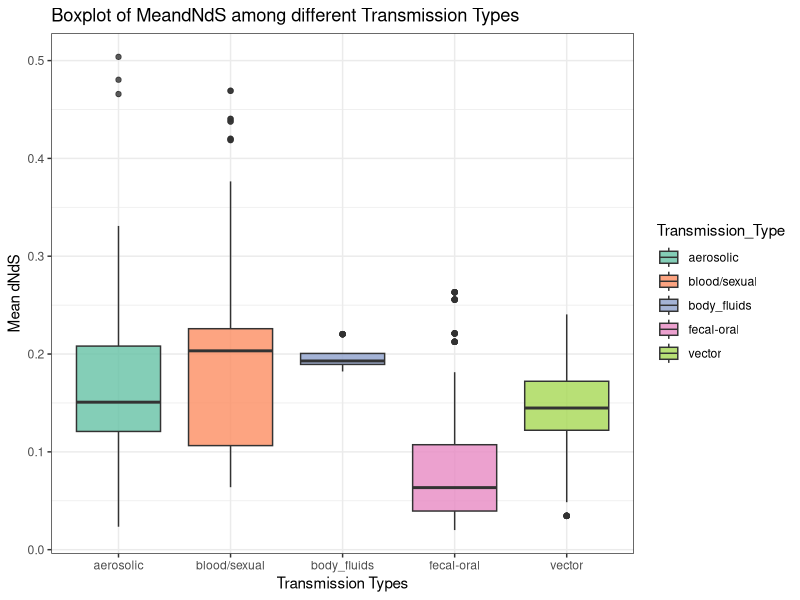
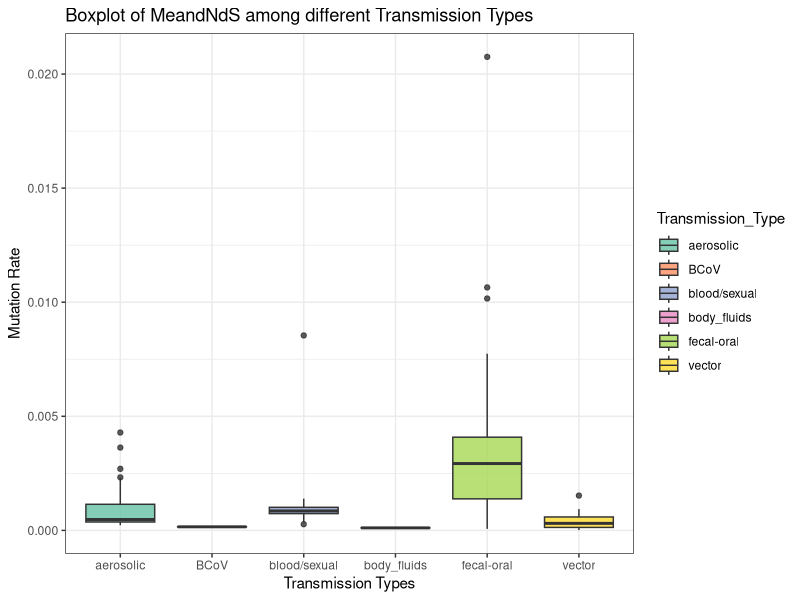

Reproduce these figures in R, in order.
## ---- chunk 1
knitr::opts_chunk$set(echo = TRUE)
## ---- chunk 2
library(dplyr) 
library(ggplot2)
## ---- chunk 3
Table1 <- read.csv("./InputData/TableS1.csv")
Table9 <- read.csv("./InputData/TableS9.csv")

readLines("./InputData/TableS8.dat", n = 10)

Table8 <- read.table("./InputData/TableS8_edited.dat", header = F) 
## ---- chunk 4
# Check how many types of virus in table S9
table(Table9$virus)

# table(Table9$tree)
## ---- chunk 5
list(Table1$Abbreviation)
list(Table1$Transmission)
## ---- chunk 6
# Label the transmission type to the dataset
TransData <- Table9 %>% 
  mutate(Transmission_Type = recode(virus, 
                                    "BCoV1" = "aerosolic", 
                                    "CHIKV" = "vector", 
                                    "DENV" = "vector", 
                                    "Ebola" = "body_fluids", 
                                    "EVA" = "fecal-oral", 
                                    "EVB" = "fecal-oral", 
                                    "EVC" = "fecal-oral",
                                    "EVCr" = "fecal-oral",
                                    "EVD" = "fecal-oral", 
                                    "H3N2" = "aerosolic", 
                                    "HCV" = "blood/sexual",
                                    "HCVr" = "blood/sexual",
                                    "HDV" = "blood/sexual",
                                    "HMPV" = "aerosolic", 
                                    "HRSV" = "aerosolic", 
                                    "HRV3" = "aerosolic", 
                                    "MERS" = "aerosolic",
                                    "MMV" = "aerosolic", 
                                    "MRV" = "aerosolic",
                                    "Norwalk" = "fecal-oral",
                                    "OHVA" = "fecal-oral", 
                                    "PeVA" = "aerosolic",
                                    "RVA" = "aerosolic",
                                    "SARS2" = "aerosolic",   
                                    "SV" = "fecal-oral",
                                    "TBEV" = "vector",
                                    "WNV" = "vector", 
                                    "YFV" = "vector",
                                    "ZIKV" = "vector")) 
## ---- chunk 7
# 
ggplot(TransData, aes(x = Transmission_Type, 
                      y = meandNdS, 
                      na.rm = TRUE, 
                      fill = Transmission_Type)) + 
  geom_boxplot(alpha = 0.8) +
  theme_bw() + 
  scale_fill_brewer(palette = "Set2") + 
  labs(x = "Transmission Types", y = "Mean dNdS") + 
  ggtitle("Boxplot of MeandNdS among different Transmission Types") 
## ---- chunk 8
TransRate <- Table8 %>% 
  mutate(Transmission_Type = recode(V1, 
                                    "BCoV1" = "aerosolic", 
                                    "CHIKV" = "vector", 
                                    "DENV" = "vector", 
                                    "Ebola" = "body_fluids", 
                                    "EVA" = "fecal-oral", 
                                    "EVB" = "fecal-oral", 
                                    "EVC" = "fecal-oral",
                                    "EVCr" = "fecal-oral",
                                    "EVD" = "fecal-oral", 
                                    "H3N2" = "aerosolic", 
                                    "HCV" = "blood/sexual",
                                    "HCVr" = "blood/sexual",
                                    "HDV" = "blood/sexual",
                                    "HMPV" = "aerosolic", 
                                    "HRSV" = "aerosolic", 
                                    "HRV3" = "aerosolic", 
                                    "MERS" = "aerosolic",
                                    "MMV" = "aerosolic", 
                                    "MRV" = "aerosolic",
                                    "Norwalk" = "fecal-oral",
                                    "OHVA" = "fecal-oral", 
                                    "PeVA" = "aerosolic",
                                    "RVA" = "aerosolic",
                                    "SARS2" = "aerosolic",   
                                    "SV" = "fecal-oral",
                                    "TBEV" = "vector",
                                    "WNV" = "vector", 
                                    "YFV" = "vector",
                                    "ZIKV" = "vector")) 


ggplot(TransRate, aes(x = Transmission_Type, 
                      y = V2, 
                      na.rm = TRUE, 
                      fill = Transmission_Type)) + 
  geom_boxplot(alpha = 0.8) +
  theme_bw() + 
  scale_fill_brewer(palette = "Set2") + 
  labs(x = "Transmission Types", y = "Mutation Rate") + 
  ggtitle("Boxplot of MeandNdS among different Transmission Types") 
